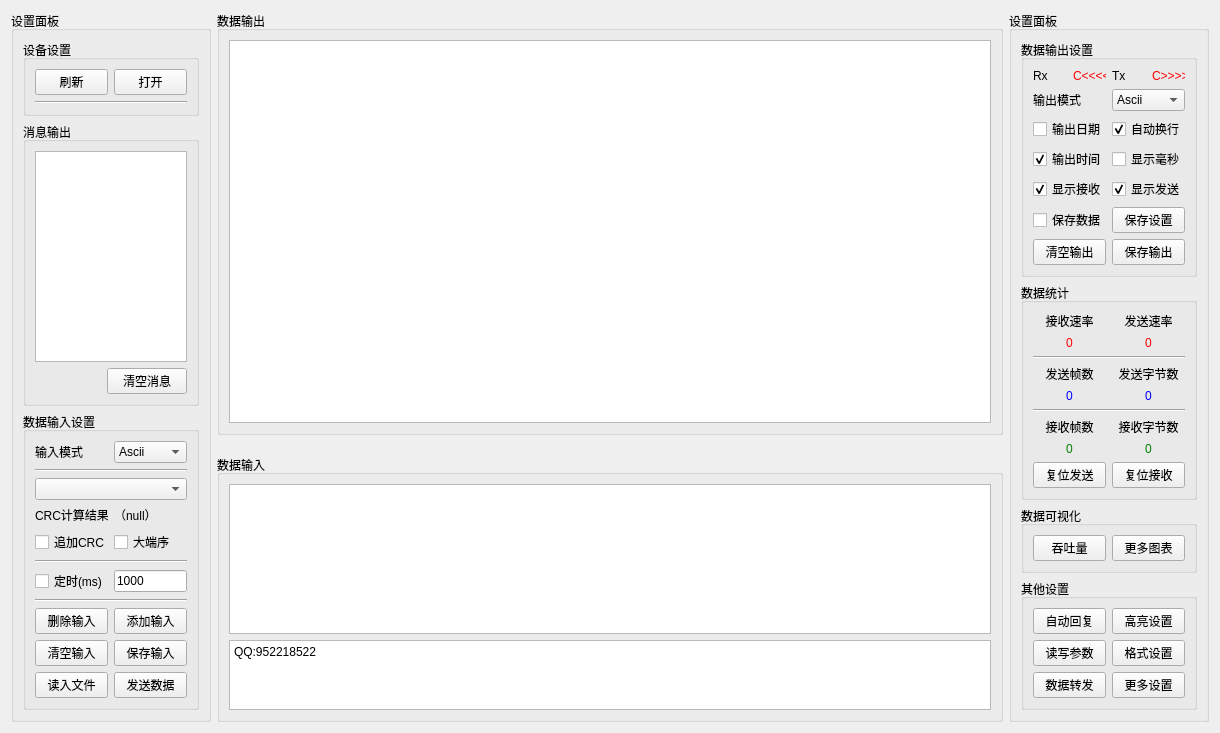
<?xml version="1.0" encoding="UTF-8"?>
<ui version="4.0">
 <class>SAKDebugPage</class>
 <widget class="QWidget" name="SAKDebugPage">
  <property name="geometry">
   <rect>
    <x>0</x>
    <y>0</y>
    <width>1220</width>
    <height>617</height>
   </rect>
  </property>
  <property name="windowTitle">
   <string>Form</string>
  </property>
  <layout class="QGridLayout" name="gridLayout">
   <property name="verticalSpacing">
    <number>10</number>
   </property>
   <item row="0" column="1" colspan="2">
    <widget class="QGroupBox" name="groupBox">
     <property name="title">
      <string>数据输出</string>
     </property>
     <layout class="QGridLayout" name="gridLayout_6">
      <item row="0" column="0">
       <widget class="QTextBrowser" name="outputTextBroswer"/>
      </item>
     </layout>
    </widget>
   </item>
   <item row="2" column="1" colspan="2">
    <widget class="QGroupBox" name="groupBox_3">
     <property name="maximumSize">
      <size>
       <width>16777215</width>
       <height>267</height>
      </size>
     </property>
     <property name="title">
      <string>数据输入</string>
     </property>
     <layout class="QGridLayout" name="gridLayout_4">
      <item row="1" column="0">
       <widget class="QListWidget" name="inputDataItemListWidget"/>
      </item>
      <item row="2" column="0">
       <widget class="QTextEdit" name="inputTextEdit">
        <property name="maximumSize">
         <size>
          <width>16777215</width>
          <height>100</height>
         </size>
        </property>
        <property name="html">
         <string>&lt;!DOCTYPE HTML PUBLIC &quot;-//W3C//DTD HTML 4.0//EN&quot; &quot;http://www.w3.org/TR/REC-html40/strict.dtd&quot;&gt;
&lt;html&gt;&lt;head&gt;&lt;meta name=&quot;qrichtext&quot; content=&quot;1&quot; /&gt;&lt;style type=&quot;text/css&quot;&gt;
p, li { white-space: pre-wrap; }
&lt;/style&gt;&lt;/head&gt;&lt;body style=&quot; font-family:'SimSun'; font-size:9pt; font-weight:400; font-style:normal;&quot;&gt;
&lt;p style=&quot; margin-top:0px; margin-bottom:0px; margin-left:0px; margin-right:0px; -qt-block-indent:0; text-indent:0px;&quot;&gt;QQ:952218522&lt;/p&gt;&lt;/body&gt;&lt;/html&gt;</string>
        </property>
       </widget>
      </item>
     </layout>
    </widget>
   </item>
   <item row="0" column="3" rowspan="3">
    <widget class="QGroupBox" name="groupBox_8">
     <property name="maximumSize">
      <size>
       <width>200</width>
       <height>16777215</height>
      </size>
     </property>
     <property name="title">
      <string>设置面板</string>
     </property>
     <layout class="QVBoxLayout" name="verticalLayout_2">
      <item>
       <widget class="QGroupBox" name="groupBox_6">
        <property name="sizePolicy">
         <sizepolicy hsizetype="Minimum" vsizetype="Preferred">
          <horstretch>0</horstretch>
          <verstretch>0</verstretch>
         </sizepolicy>
        </property>
        <property name="title">
         <string>数据输出设置</string>
        </property>
        <layout class="QGridLayout" name="gridLayout_2">
         <item row="5" column="2" colspan="2">
          <widget class="QCheckBox" name="showMsCheckBox">
           <property name="text">
            <string>显示毫秒</string>
           </property>
           <property name="checkable">
            <bool>true</bool>
           </property>
           <property name="checked">
            <bool>false</bool>
           </property>
          </widget>
         </item>
         <item row="5" column="0" colspan="2">
          <widget class="QCheckBox" name="showTimeCheckBox">
           <property name="text">
            <string>输出时间</string>
           </property>
           <property name="checked">
            <bool>true</bool>
           </property>
          </widget>
         </item>
         <item row="6" column="2" colspan="2">
          <widget class="QCheckBox" name="showTxDataCheckBox">
           <property name="text">
            <string>显示发送</string>
           </property>
           <property name="checked">
            <bool>true</bool>
           </property>
          </widget>
         </item>
         <item row="6" column="0" colspan="2">
          <widget class="QCheckBox" name="showRxDataCheckBox">
           <property name="text">
            <string>显示接收</string>
           </property>
           <property name="checked">
            <bool>true</bool>
           </property>
          </widget>
         </item>
         <item row="0" column="0">
          <widget class="QLabel" name="label_10">
           <property name="text">
            <string>Rx</string>
           </property>
          </widget>
         </item>
         <item row="0" column="3">
          <widget class="QLabel" name="txLabel">
           <property name="styleSheet">
            <string notr="true">QLabel#txLabel{
    color:red
}</string>
           </property>
           <property name="text">
            <string notr="true">C&gt;&gt;&gt;&gt;</string>
           </property>
          </widget>
         </item>
         <item row="0" column="1">
          <widget class="QLabel" name="rxLabel">
           <property name="styleSheet">
            <string notr="true">QLabel#rxLabel{
    color:red
}</string>
           </property>
           <property name="text">
            <string notr="true">C&lt;&lt;&lt;&lt;</string>
           </property>
          </widget>
         </item>
         <item row="3" column="0" colspan="2">
          <widget class="QCheckBox" name="showDateCheckBox">
           <property name="text">
            <string>输出日期</string>
           </property>
          </widget>
         </item>
         <item row="1" column="2" colspan="2">
          <widget class="QComboBox" name="outputModelComboBox">
           <property name="currentIndex">
            <number>4</number>
           </property>
           <item>
            <property name="text">
             <string>Bin</string>
            </property>
           </item>
           <item>
            <property name="text">
             <string>Oct</string>
            </property>
           </item>
           <item>
            <property name="text">
             <string>Dec</string>
            </property>
           </item>
           <item>
            <property name="text">
             <string>Hex</string>
            </property>
           </item>
           <item>
            <property name="text">
             <string>Ascii</string>
            </property>
           </item>
           <item>
            <property name="text">
             <string>Utf8</string>
            </property>
           </item>
          </widget>
         </item>
         <item row="1" column="0" colspan="2">
          <widget class="QLabel" name="label_6">
           <property name="text">
            <string>输出模式</string>
           </property>
          </widget>
         </item>
         <item row="3" column="2" colspan="2">
          <widget class="QCheckBox" name="autoWrapCheckBox">
           <property name="text">
            <string>自动换行</string>
           </property>
           <property name="checked">
            <bool>true</bool>
           </property>
          </widget>
         </item>
         <item row="0" column="2">
          <widget class="QLabel" name="label_12">
           <property name="text">
            <string>Tx</string>
           </property>
          </widget>
         </item>
         <item row="9" column="2" colspan="2">
          <widget class="QPushButton" name="outputFilePathPushButton">
           <property name="text">
            <string>保存设置</string>
           </property>
          </widget>
         </item>
         <item row="9" column="0" colspan="2">
          <widget class="QCheckBox" name="saveOutputFileToFilecheckBox">
           <property name="text">
            <string>保存数据</string>
           </property>
          </widget>
         </item>
         <item row="10" column="2" colspan="2">
          <widget class="QPushButton" name="saveOutputPushButton">
           <property name="text">
            <string>保存输出</string>
           </property>
          </widget>
         </item>
         <item row="10" column="0" colspan="2">
          <widget class="QPushButton" name="clearOutputPushButton">
           <property name="text">
            <string>清空输出</string>
           </property>
          </widget>
         </item>
        </layout>
       </widget>
      </item>
      <item>
       <widget class="QGroupBox" name="groupBox_7">
        <property name="sizePolicy">
         <sizepolicy hsizetype="Minimum" vsizetype="Preferred">
          <horstretch>0</horstretch>
          <verstretch>0</verstretch>
         </sizepolicy>
        </property>
        <property name="title">
         <string>数据统计</string>
        </property>
        <layout class="QGridLayout" name="gridLayout_5">
         <item row="5" column="0" colspan="2">
          <widget class="Line" name="line">
           <property name="orientation">
            <enum>Qt::Horizontal</enum>
           </property>
          </widget>
         </item>
         <item row="8" column="1">
          <widget class="QPushButton" name="resetRxCountPushButton">
           <property name="text">
            <string>复位接收</string>
           </property>
          </widget>
         </item>
         <item row="0" column="0">
          <widget class="QLabel" name="label">
           <property name="text">
            <string>接收速率</string>
           </property>
           <property name="alignment">
            <set>Qt::AlignCenter</set>
           </property>
          </widget>
         </item>
         <item row="7" column="1">
          <widget class="QLabel" name="rxBytesLabel">
           <property name="styleSheet">
            <string notr="true">QLabel#rxBytesLabel{
    color:green
}</string>
           </property>
           <property name="text">
            <string>0</string>
           </property>
           <property name="alignment">
            <set>Qt::AlignCenter</set>
           </property>
          </widget>
         </item>
         <item row="4" column="1">
          <widget class="QLabel" name="txBytesLabel">
           <property name="styleSheet">
            <string notr="true">QLabel#txBytesLabel{
    color:blue
}</string>
           </property>
           <property name="text">
            <string>0</string>
           </property>
           <property name="alignment">
            <set>Qt::AlignCenter</set>
           </property>
          </widget>
         </item>
         <item row="4" column="0">
          <widget class="QLabel" name="txFramesLabel">
           <property name="styleSheet">
            <string notr="true">QLabel#txFramesLabel{
    color:blue
}</string>
           </property>
           <property name="text">
            <string>0</string>
           </property>
           <property name="alignment">
            <set>Qt::AlignCenter</set>
           </property>
          </widget>
         </item>
         <item row="6" column="1">
          <widget class="QLabel" name="label_7">
           <property name="text">
            <string>接收字节数</string>
           </property>
           <property name="alignment">
            <set>Qt::AlignCenter</set>
           </property>
          </widget>
         </item>
         <item row="3" column="1">
          <widget class="QLabel" name="label_3">
           <property name="text">
            <string>发送字节数</string>
           </property>
           <property name="alignment">
            <set>Qt::AlignCenter</set>
           </property>
          </widget>
         </item>
         <item row="7" column="0">
          <widget class="QLabel" name="rxFramesLabel">
           <property name="styleSheet">
            <string notr="true">QLabel#rxFramesLabel{
    color:green
}</string>
           </property>
           <property name="text">
            <string>0</string>
           </property>
           <property name="alignment">
            <set>Qt::AlignCenter</set>
           </property>
          </widget>
         </item>
         <item row="3" column="0">
          <widget class="QLabel" name="label_2">
           <property name="text">
            <string>发送帧数</string>
           </property>
           <property name="alignment">
            <set>Qt::AlignCenter</set>
           </property>
          </widget>
         </item>
         <item row="1" column="1">
          <widget class="QLabel" name="txSpeedLabel">
           <property name="styleSheet">
            <string notr="true">QLabel#txSpeedLabel{
    color:red
}</string>
           </property>
           <property name="text">
            <string>0</string>
           </property>
           <property name="alignment">
            <set>Qt::AlignCenter</set>
           </property>
          </widget>
         </item>
         <item row="8" column="0">
          <widget class="QPushButton" name="resetTxCountPushButton">
           <property name="text">
            <string>复位发送</string>
           </property>
          </widget>
         </item>
         <item row="0" column="1">
          <widget class="QLabel" name="txSpeedLabel111">
           <property name="text">
            <string>发送速率</string>
           </property>
           <property name="alignment">
            <set>Qt::AlignCenter</set>
           </property>
          </widget>
         </item>
         <item row="6" column="0">
          <widget class="QLabel" name="label_1">
           <property name="text">
            <string>接收帧数</string>
           </property>
           <property name="alignment">
            <set>Qt::AlignCenter</set>
           </property>
          </widget>
         </item>
         <item row="1" column="0">
          <widget class="QLabel" name="rxSpeedLabel">
           <property name="styleSheet">
            <string notr="true">QLabel#rxSpeedLabel{
    color:red
}</string>
           </property>
           <property name="text">
            <string>0</string>
           </property>
           <property name="alignment">
            <set>Qt::AlignCenter</set>
           </property>
          </widget>
         </item>
         <item row="2" column="0" colspan="2">
          <widget class="Line" name="line_5">
           <property name="orientation">
            <enum>Qt::Horizontal</enum>
           </property>
          </widget>
         </item>
        </layout>
       </widget>
      </item>
      <item>
       <spacer name="verticalSpacer">
        <property name="orientation">
         <enum>Qt::Vertical</enum>
        </property>
        <property name="sizeHint" stdset="0">
         <size>
          <width>20</width>
          <height>40</height>
         </size>
        </property>
       </spacer>
      </item>
      <item>
       <widget class="QGroupBox" name="charGroupBox">
        <property name="sizePolicy">
         <sizepolicy hsizetype="Preferred" vsizetype="Preferred">
          <horstretch>0</horstretch>
          <verstretch>0</verstretch>
         </sizepolicy>
        </property>
        <property name="minimumSize">
         <size>
          <width>0</width>
          <height>0</height>
         </size>
        </property>
        <property name="title">
         <string>数据可视化</string>
        </property>
        <layout class="QGridLayout" name="gridLayout_7">
         <item row="0" column="0">
          <widget class="QPushButton" name="throughputPushButton">
           <property name="text">
            <string>吞吐量</string>
           </property>
          </widget>
         </item>
         <item row="0" column="1">
          <widget class="QPushButton" name="moreChartPushButton">
           <property name="text">
            <string>更多图表</string>
           </property>
          </widget>
         </item>
        </layout>
       </widget>
      </item>
      <item>
       <widget class="QGroupBox" name="groupBox_9">
        <property name="title">
         <string>其他设置</string>
        </property>
        <layout class="QGridLayout" name="gridLayout_8">
         <item row="0" column="1">
          <widget class="QPushButton" name="highlightSettingPushButton">
           <property name="text">
            <string>高亮设置</string>
           </property>
          </widget>
         </item>
         <item row="1" column="1">
          <widget class="QPushButton" name="formatSettingsPushButton">
           <property name="text">
            <string>格式设置</string>
           </property>
          </widget>
         </item>
         <item row="1" column="0">
          <widget class="QPushButton" name="readWriteSettingPushButton">
           <property name="text">
            <string>读写参数</string>
           </property>
          </widget>
         </item>
         <item row="0" column="0">
          <widget class="QPushButton" name="autoResponseSettingPushButton">
           <property name="text">
            <string>自动回复</string>
           </property>
          </widget>
         </item>
         <item row="2" column="1">
          <widget class="QPushButton" name="moreOhterSettingsPushButton">
           <property name="text">
            <string>更多设置</string>
           </property>
          </widget>
         </item>
         <item row="2" column="0">
          <widget class="QPushButton" name="transmissionSettingPushButton">
           <property name="text">
            <string>数据转发</string>
           </property>
          </widget>
         </item>
        </layout>
       </widget>
      </item>
     </layout>
    </widget>
   </item>
   <item row="0" column="0" rowspan="3">
    <widget class="QGroupBox" name="deviceSetting">
     <property name="sizePolicy">
      <sizepolicy hsizetype="Expanding" vsizetype="Preferred">
       <horstretch>0</horstretch>
       <verstretch>0</verstretch>
      </sizepolicy>
     </property>
     <property name="minimumSize">
      <size>
       <width>0</width>
       <height>0</height>
      </size>
     </property>
     <property name="maximumSize">
      <size>
       <width>200</width>
       <height>16777215</height>
      </size>
     </property>
     <property name="styleSheet">
      <string notr="true"/>
     </property>
     <property name="title">
      <string>设置面板</string>
     </property>
     <layout class="QVBoxLayout" name="verticalLayout">
      <item>
       <widget class="QGroupBox" name="deviceSettingGroupBox">
        <property name="sizePolicy">
         <sizepolicy hsizetype="Preferred" vsizetype="Preferred">
          <horstretch>0</horstretch>
          <verstretch>0</verstretch>
         </sizepolicy>
        </property>
        <property name="minimumSize">
         <size>
          <width>0</width>
          <height>0</height>
         </size>
        </property>
        <property name="maximumSize">
         <size>
          <width>16777215</width>
          <height>16777215</height>
         </size>
        </property>
        <property name="title">
         <string>设备设置</string>
        </property>
        <layout class="QGridLayout" name="gridLayout_9">
         <item row="0" column="1">
          <widget class="QPushButton" name="switchPushButton">
           <property name="text">
            <string>打开</string>
           </property>
          </widget>
         </item>
         <item row="0" column="0">
          <widget class="QPushButton" name="refreshPushButton">
           <property name="text">
            <string>刷新</string>
           </property>
          </widget>
         </item>
         <item row="1" column="0" colspan="2">
          <widget class="Line" name="line_2">
           <property name="orientation">
            <enum>Qt::Horizontal</enum>
           </property>
          </widget>
         </item>
        </layout>
       </widget>
      </item>
      <item>
       <widget class="QGroupBox" name="groupBox_4">
        <property name="maximumSize">
         <size>
          <width>16777215</width>
          <height>16777215</height>
         </size>
        </property>
        <property name="title">
         <string>消息输出</string>
        </property>
        <layout class="QGridLayout" name="gridLayout_10">
         <property name="topMargin">
          <number>9</number>
         </property>
         <property name="bottomMargin">
          <number>9</number>
         </property>
         <item row="1" column="1">
          <widget class="QPushButton" name="pushButton_2">
           <property name="text">
            <string>清空消息</string>
           </property>
          </widget>
         </item>
         <item row="0" column="0" colspan="2">
          <widget class="QTextBrowser" name="messageTextBrowser">
           <property name="sizePolicy">
            <sizepolicy hsizetype="Expanding" vsizetype="Expanding">
             <horstretch>0</horstretch>
             <verstretch>0</verstretch>
            </sizepolicy>
           </property>
           <property name="minimumSize">
            <size>
             <width>0</width>
             <height>0</height>
            </size>
           </property>
           <property name="maximumSize">
            <size>
             <width>16777215</width>
             <height>16777215</height>
            </size>
           </property>
          </widget>
         </item>
         <item row="1" column="0">
          <spacer name="horizontalSpacer">
           <property name="orientation">
            <enum>Qt::Horizontal</enum>
           </property>
           <property name="sizeHint" stdset="0">
            <size>
             <width>40</width>
             <height>20</height>
            </size>
           </property>
          </spacer>
         </item>
        </layout>
       </widget>
      </item>
      <item>
       <widget class="QGroupBox" name="groupBox_5">
        <property name="maximumSize">
         <size>
          <width>16777215</width>
          <height>16777215</height>
         </size>
        </property>
        <property name="title">
         <string>数据输入设置</string>
        </property>
        <layout class="QGridLayout" name="gridLayout_3">
         <item row="7" column="0" colspan="2">
          <widget class="Line" name="line_6">
           <property name="orientation">
            <enum>Qt::Horizontal</enum>
           </property>
          </widget>
         </item>
         <item row="0" column="0">
          <widget class="QLabel" name="label_4">
           <property name="text">
            <string>输入模式</string>
           </property>
          </widget>
         </item>
         <item row="1" column="0" colspan="2">
          <widget class="Line" name="line_3">
           <property name="orientation">
            <enum>Qt::Horizontal</enum>
           </property>
          </widget>
         </item>
         <item row="6" column="0">
          <widget class="QCheckBox" name="cycleEnableCheckBox">
           <property name="text">
            <string>定时(ms)</string>
           </property>
          </widget>
         </item>
         <item row="2" column="0" colspan="2">
          <widget class="QComboBox" name="crcParameterModelsComboBox"/>
         </item>
         <item row="6" column="1">
          <widget class="QLineEdit" name="cycleTimeLineEdit">
           <property name="sizePolicy">
            <sizepolicy hsizetype="Ignored" vsizetype="Fixed">
             <horstretch>0</horstretch>
             <verstretch>0</verstretch>
            </sizepolicy>
           </property>
           <property name="text">
            <string>1000</string>
           </property>
          </widget>
         </item>
         <item row="17" column="1">
          <widget class="QPushButton" name="saveInputDataPushButton">
           <property name="text">
            <string>保存输入</string>
           </property>
          </widget>
         </item>
         <item row="0" column="1">
          <widget class="QComboBox" name="inputModelComboBox">
           <property name="currentIndex">
            <number>4</number>
           </property>
           <item>
            <property name="text">
             <string>Bin</string>
            </property>
           </item>
           <item>
            <property name="text">
             <string>Oct</string>
            </property>
           </item>
           <item>
            <property name="text">
             <string>Dec</string>
            </property>
           </item>
           <item>
            <property name="text">
             <string>Hex</string>
            </property>
           </item>
           <item>
            <property name="text">
             <string>Ascii</string>
            </property>
           </item>
           <item>
            <property name="text">
             <string>Utf8</string>
            </property>
           </item>
          </widget>
         </item>
         <item row="3" column="1">
          <widget class="QLabel" name="crcLabel">
           <property name="text">
            <string>（null）</string>
           </property>
          </widget>
         </item>
         <item row="16" column="1">
          <widget class="QPushButton" name="addInputItemPushButton">
           <property name="text">
            <string>添加输入</string>
           </property>
          </widget>
         </item>
         <item row="17" column="0">
          <widget class="QPushButton" name="clearInputPushButton">
           <property name="text">
            <string>清空输入</string>
           </property>
          </widget>
         </item>
         <item row="4" column="1">
          <widget class="QCheckBox" name="bigeEndianCheckBox">
           <property name="text">
            <string>大端序</string>
           </property>
          </widget>
         </item>
         <item row="3" column="0">
          <widget class="QLabel" name="label_8">
           <property name="text">
            <string>CRC计算结果</string>
           </property>
          </widget>
         </item>
         <item row="4" column="0">
          <widget class="QCheckBox" name="addCRCCheckBox">
           <property name="text">
            <string>追加CRC</string>
           </property>
          </widget>
         </item>
         <item row="5" column="0" colspan="2">
          <widget class="Line" name="line_4">
           <property name="orientation">
            <enum>Qt::Horizontal</enum>
           </property>
          </widget>
         </item>
         <item row="16" column="0">
          <widget class="QPushButton" name="deleteInputItemPushButton">
           <property name="text">
            <string>删除输入</string>
           </property>
          </widget>
         </item>
         <item row="19" column="1">
          <widget class="QPushButton" name="sendPushButton">
           <property name="text">
            <string>发送数据</string>
           </property>
          </widget>
         </item>
         <item row="19" column="0">
          <widget class="QPushButton" name="readinFilePushButton">
           <property name="text">
            <string>读入文件</string>
           </property>
          </widget>
         </item>
        </layout>
       </widget>
      </item>
     </layout>
    </widget>
   </item>
  </layout>
 </widget>
 <resources/>
 <connections>
  <connection>
   <sender>clearOutputPushButton</sender>
   <signal>clicked()</signal>
   <receiver>outputTextBroswer</receiver>
   <slot>clear()</slot>
   <hints>
    <hint type="sourcelabel">
     <x>1060</x>
     <y>201</y>
    </hint>
    <hint type="destinationlabel">
     <x>940</x>
     <y>201</y>
    </hint>
   </hints>
  </connection>
  <connection>
   <sender>pushButton_2</sender>
   <signal>clicked()</signal>
   <receiver>messageTextBrowser</receiver>
   <slot>clear()</slot>
   <hints>
    <hint type="sourcelabel">
     <x>163</x>
     <y>311</y>
    </hint>
    <hint type="destinationlabel">
     <x>163</x>
     <y>249</y>
    </hint>
   </hints>
  </connection>
 </connections>
</ui>
